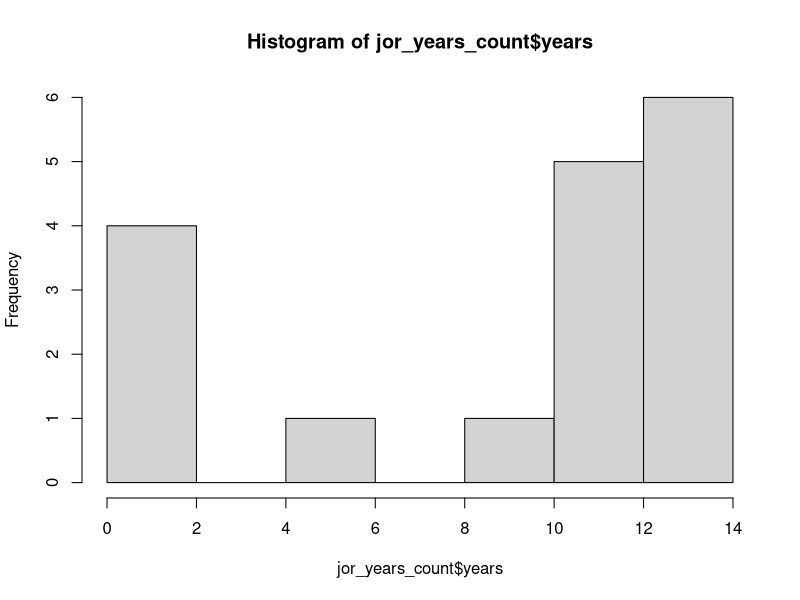
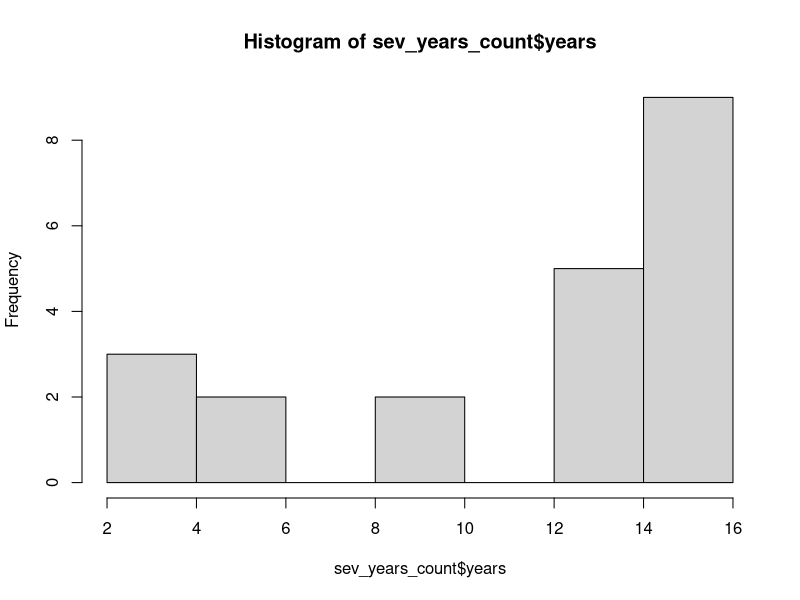
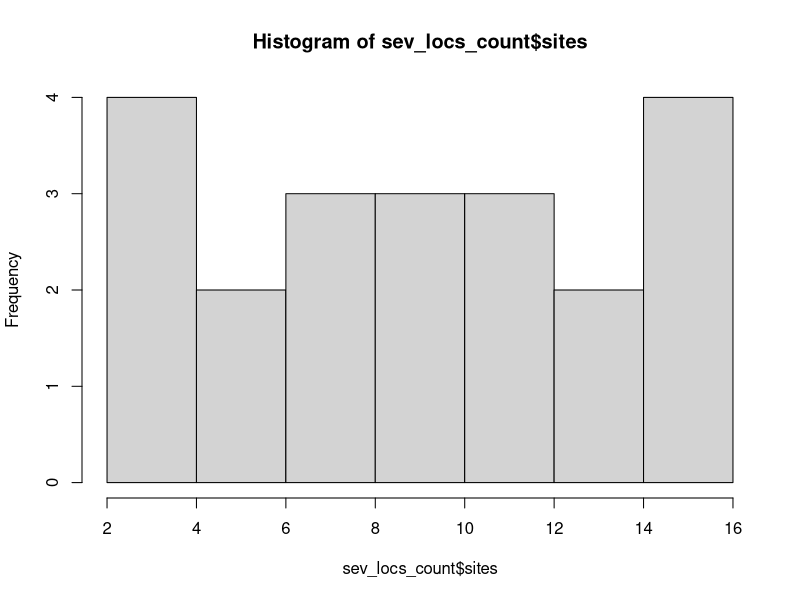
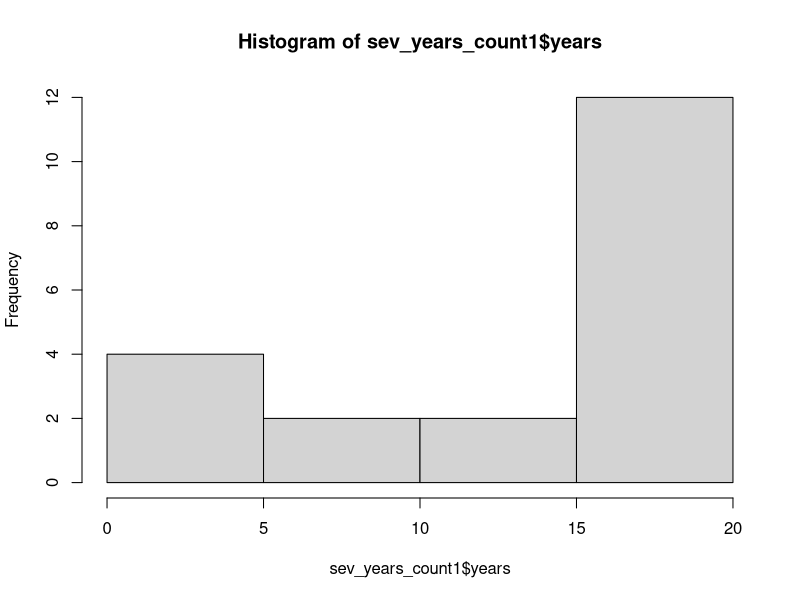
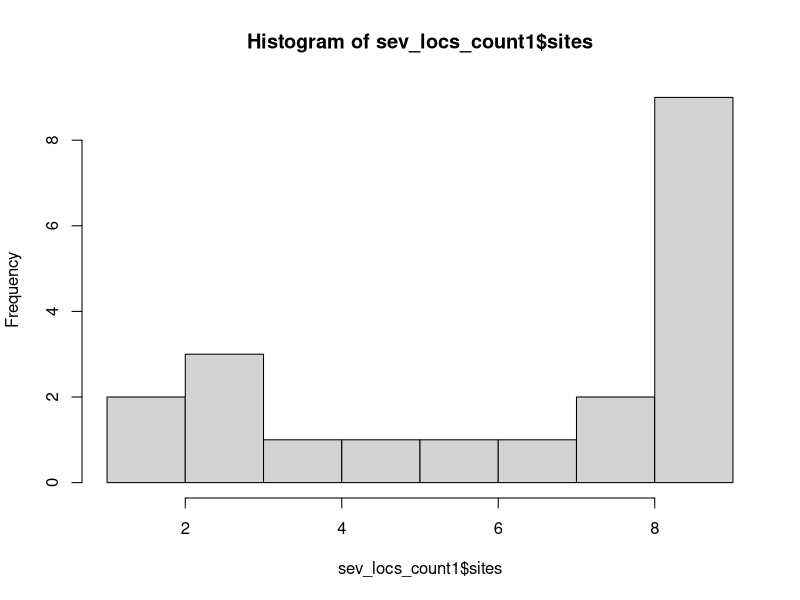
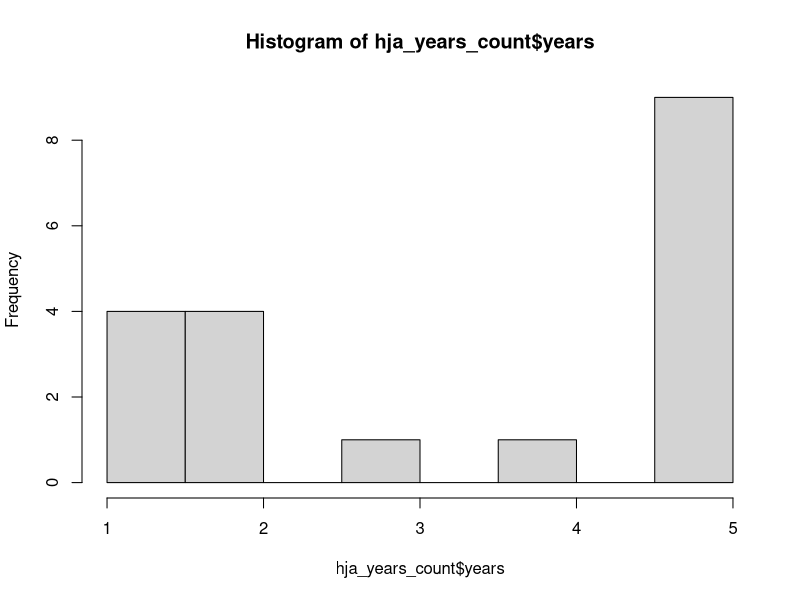
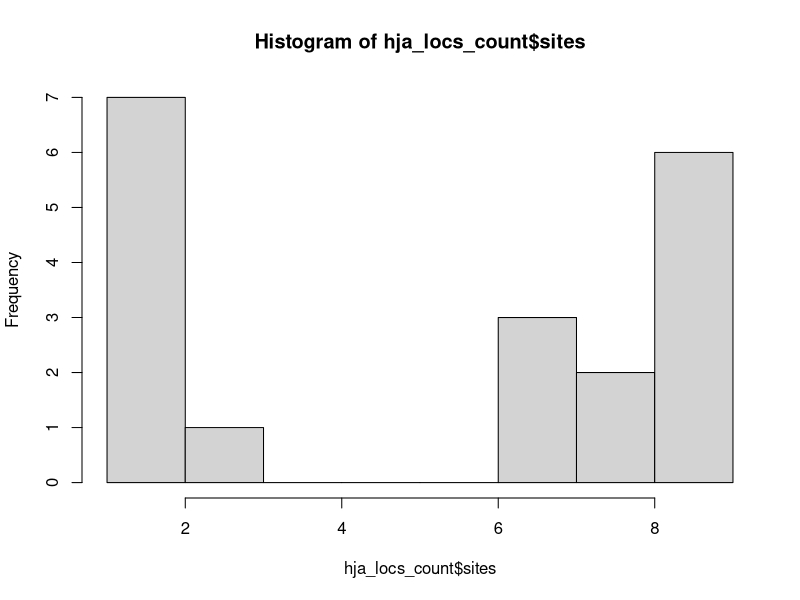
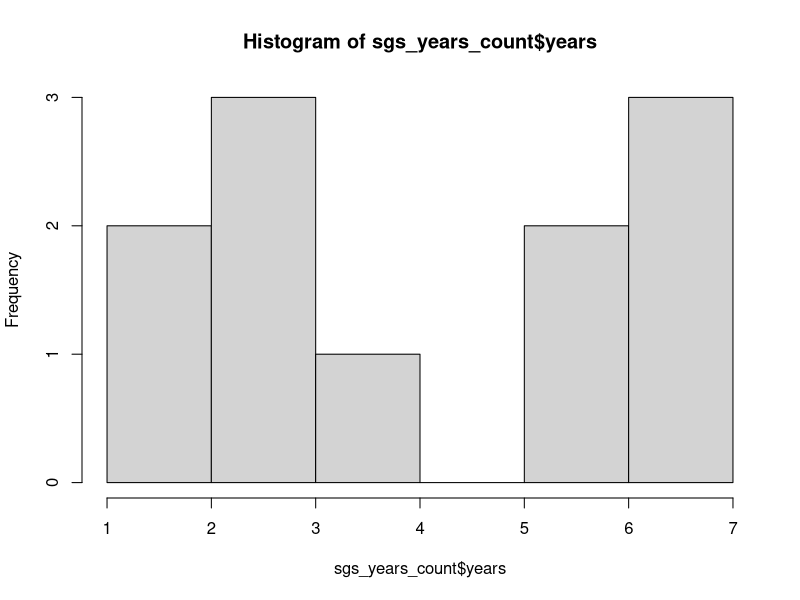

Generate these figures, in order, with R:
# Ellen Bledsoe
# starting Jan 19, 2016

# this code is to determine the number of species that fall into four different categories:
  # core(spatial) - core(temporal)
  # core(spatial) - transient
  # core(temporal) - satellite
  # transient - satellite

# libraries

library(dplyr)
library(tidyr)
library(ggplot2)

# helpful functions

core_or_sat <- function(rel_sites){
  # function determining whether species is core or satellite (spatial)
  if (rel_sites > 0.5){
    core_sat = 'core'
  } else {
    core_sat = 'sat'
  }
  return(core_sat)
}

core_or_trans <- function(rel_years){
  # function determining whether species is core or transient (temporal)
  if (rel_years > 0.5){
    core_trans = 'core'
  } else {
    core_trans = 'trans'
  }
  return(core_trans)
}

category_3x3 <- function(rel_sites, rel_years){
  if (rel_sites >= (2/3) & rel_years >= (2/3)){
    category = '1'
  } else if (rel_sites >= (2/3) & rel_years < (2/3) & rel_years > (1/3)){
    category = '2'
  } else if (rel_sites >= (2/3) & rel_years <= (1/3)){
    category = '3'
  } else if (rel_sites < (2/3) & rel_sites > (1/3) & rel_years >= (2/3)){
    category = '4'
  } else if (rel_sites < (2/3) & rel_sites > (1/3) & rel_years < (2/3) & rel_years > (1/3)){
    category = '5'
  } else if (rel_sites < (2/3) & rel_sites > (1/3) & rel_years <= (1/3)){
    category = '6'
  } else if (rel_sites <= (1/3) & rel_years >= (2/3)){
    category = '7'
  } else if (rel_sites <= (1/3) & rel_years < (2/3) & rel_years > (1/3)){
    category = '8'
  } else {
    category = '9'
  }
  return(category)
}

# read in files
jornada <- read.csv("data/jornada_rodents.csv", header = TRUE, na.strings = ".")
head(jornada)

sevilleta <- read.csv("data/sevilleta_sm_mrc.txt", header = TRUE)
head(sevilleta)

hj_andrews <- read.csv("data/hj_andrews.csv", header = TRUE)
head(hj_andrews)

shortgrass_steppe <- read.table("data/SGS_LTER_smammals.txt", header = TRUE, sep = "\t", na.strings = ".")
head(shortgrass_steppe)

# unique trap sessions
jor <- select(jornada, year, season, habitat) %>% 
       group_by(year, season, habitat) %>% 
       arrange(year, season, habitat)
jor_trap_sessions <- unique(jor)
jor_trap_sessions

sev <- select(sevilleta, year, season, location) %>% 
       group_by(year, season, location) %>% 
       arrange(year, season, location)
sev_trap_sessions <- unique(sev)
sev_trap_sessions

hja <- select(hj_andrews, YEAR, REPBLK, SUBPLOT) %>% 
       group_by(YEAR, REPBLK, SUBPLOT) %>% 
       arrange(YEAR, REPBLK, SUBPLOT) 
hja_trap_sessions <- unique(hja)
hja_trap_sessions

sgs <- select(shortgrass_steppe, YEAR, VEG, WEB) %>% 
  group_by(YEAR, VEG, WEB) %>% 
  arrange(YEAR, VEG, WEB) 
sgs_trap_sessions <- unique(sgs)
sgs_trap_sessions

### extracting the requisite data

# jornada
jor_data <- select(jornada, year, season, habitat, web, spp, recap) %>% 
            filter(recap != "Y", spp != "DIPO1", spp != "PERO1", spp != "NA") %>% 
            group_by(spp, year, season, habitat, web) %>% 
            arrange(spp, year, season, habitat, web) %>% 
            summarise(count = n())
# give each site a unique id
jor_data$site_ID <- paste(jor_data$habitat, jor_data$web, sep = "_")

### number of years in which species occur

jor_years <- select(jor_data, spp, year) %>% 
             group_by(spp, year) %>% 
             summarise(year_count = n())
jor_years_count <- select(jor_years, spp) %>% 
                   group_by(spp) %>% 
                   summarise(years = n())
# total years
total_years <- length(unique(jor_data$year))
# histogram of years
hist(jor_years_count$years)

# add column for relative number of years present
jor_years_count <- mutate(jor_years_count, rel_years = years/total_years)
jor_years_count

### number of locations in which species occur

jor_locs <- select(jor_data, spp, site_ID) %>% 
            group_by(spp, site_ID) %>% 
            summarise(site_count = n())
jor_locs_count <- select(jor_locs, spp) %>% 
                  group_by(spp) %>% 
                  summarise(sites = n())
# total locations
total_sites <- length(unique(jor_data$site_ID))

# add column for relative number of sites present
jor_locs_count <- mutate(jor_locs_count, rel_sites = sites/total_sites)

### combine all relevant data into one dataframe

jor_rel_data <- left_join(jor_years_count, jor_locs_count, by = "spp")

jor_rel_years_list <- as.list(jor_rel_data$rel_years)
jor_rel_sites_list <- as.list(jor_rel_data$rel_sites)
jor_rel_data$core_sat <- rapply(jor_rel_sites_list, core_or_sat)
jor_rel_data$core_trans <- rapply(jor_rel_years_list, core_or_trans)
jor_rel_data$category <- paste(jor_rel_data$core_sat, jor_rel_data$core_trans, sep = "_")
jor_rel_data$cat_3x3 <- mapply(category_3x3, jor_rel_data$rel_years, jor_rel_data$rel_sites)

jor_rel_data

### SEVILLETA ###

# sevilleta
sev_data <- select(sevilleta, year, season, location, web, species, recap) %>% 
            filter(recap != "y", species != "pgsp", species != "dipo", 
               species != "nesp", species != "onsp", species != "pesp", 
               species != "resp", species != "na", species != "pmsp", species != "spsp",
               year > 1991 & year < 2007, 
               location != "two22", location != "blugrama", location != "savanna") %>% 
            group_by(species, year, season, location, web) %>% 
            arrange(species, year, season, location, web) %>% 
            summarise(count = n())
# unique location ids
sev_data$site_ID <- paste(sev_data$location, sev_data$web, sep = "_")

sev_years <- select(sev_data, species, year) %>% 
  group_by(species, year) %>% 
  summarise(year_count = n())
sev_years_count <- select(sev_years, species) %>% 
  group_by(species) %>% 
  summarise(years = n())
# total years
total_years_sev <- length(unique(sev_data$year))
# histogram of years
hist(sev_years_count$years)

# add column for relative number of years present
sev_years_count <- mutate(sev_years_count, rel_years = years/total_years_sev)
sev_years_count

### number of locations in which species occur

sev_locs <- select(sev_data, species, site_ID) %>% 
  group_by(species, site_ID) %>%
  summarise(site_count = n())
sev_locs_count <- select(sev_locs, species) %>% 
  group_by(species) %>% 
  summarise(sites = n())
# total locations
total_sites_sev <- length(unique(sev_data$site_ID))
total_sites_sev
# histogram of site frequency
hist(sev_locs_count$sites)

# add column for relative number of sites present
sev_locs_count <- mutate(sev_locs_count, rel_sites = sites/total_sites_sev)

# combine all relevant data into one dataframe

sev_rel_data <- left_join(sev_years_count, sev_locs_count, by = "species")

rel_years_list <- as.list(sev_rel_data$rel_years)
rel_sites_list <- as.list(sev_rel_data$rel_sites)
sev_rel_data$core_sat <- rapply(rel_sites_list, core_or_sat)
sev_rel_data$core_trans <- rapply(rel_years_list, core_or_trans)
sev_rel_data$category <- paste(sev_rel_data$core_sat, sev_rel_data$core_trans, sep = "_")
sev_rel_data$cat_3x3 <- mapply(category_3x3, sev_rel_data$rel_years, sev_rel_data$rel_sites)

sev_rel_data

### different time frame and sites
sev_data1 <- select(sevilleta, year, season, location, web, species, recap) %>% 
             filter(recap != "y", species != "pgsp", species != "dipo", 
                    species != "nesp", species != "onsp", species != "pesp", 
                    species != "resp", species != "na", species != "pmsp", species != "spsp", 
                    year < 2009, location != "two22", location != "blugrama", 
                    location != "savanna", location != "goatdraw", location != "rsgrass") %>% 
             group_by(species, year, season, location, web) %>% 
             arrange(species, year, season, location, web) %>% 
             summarise(count = n())
# unique location ids
sev_data1$site_ID <- paste(sev_data1$location, sev_data1$web, sep = "_")
sev_data1

sev_years1 <- select(sev_data1, species, year) %>% 
  group_by(species, year) %>% 
  summarise(year_count = n())
sev_years_count1 <- select(sev_years1, species) %>% 
  group_by(species) %>% 
  summarise(years = n())
# total years
total_years_sev1 <- length(unique(sev_data1$year))
# histogram of years
hist(sev_years_count1$years)

# add column for relative number of years present
sev_years_count1 <- mutate(sev_years_count1, rel_years = years/total_years_sev1)
sev_years_count1

# number of locations in which species occur

sev_locs1 <- select(sev_data1, species, site_ID) %>% 
  group_by(species, site_ID) %>%
  summarise(site_count = n())
sev_locs_count1 <- select(sev_locs1, species) %>% 
  group_by(species) %>% 
  summarise(sites = n())
# total locations
total_sites_sev1 <- length(unique(sev_data1$site_ID))
total_sites_sev1
# histogram of site frequency
hist(sev_locs_count1$sites)

# add column for relative number of sites present
sev_locs_count1 <- mutate(sev_locs_count1, rel_sites = sites/total_sites_sev1)

# combine all relevant data into one dataframe

sev_rel_data1 <- left_join(sev_years_count1, sev_locs_count1, by = "species")

rel_years_list <- as.list(sev_rel_data1$rel_years)
rel_sites_list <- as.list(sev_rel_data1$rel_sites)
sev_rel_data1$core_sat <- rapply(rel_sites_list, core_or_sat)
sev_rel_data1$core_trans <- rapply(rel_years_list, core_or_trans)
sev_rel_data1$category <- paste(sev_rel_data1$core_sat, sev_rel_data1$core_trans, sep = "_")
sev_rel_data1$cat_3x3 <- mapply(category_3x3, sev_rel_data1$rel_years, sev_rel_data1$rel_sites)

sev_rel_data1

### HJ Andrews ###

# hj andrews
hja_data <- select(hj_andrews, YEAR, REPBLK, SUBPLOT, SPECIES) %>% 
  filter(SPECIES != 'UNKN') %>% 
  group_by(SPECIES, YEAR, REPBLK, SUBPLOT) %>% 
  arrange(SPECIES, YEAR, REPBLK, SUBPLOT) %>% 
  summarise(count = n())
# unique location ids
hja_data$site_ID <- paste(hja_data$REPBLK, hja_data$SUBPLOT, sep = "_")

hja_years <- select(hja_data, SPECIES, YEAR) %>% 
  group_by(SPECIES, YEAR) %>% 
  summarise(year_count = n())
hja_years_count <- select(hja_years, SPECIES) %>% 
  group_by(SPECIES) %>% 
  summarise(years = n())
# total years
total_years_hja <- length(unique(hja_data$YEAR))
# histogram of years
hist(hja_years_count$years)

# add column for relative number of years present
hja_years_count <- mutate(hja_years_count, rel_years = years/total_years_hja)
hja_years_count

### number of locations in which species occur

hja_locs <- select(hja_data, SPECIES, site_ID) %>% 
  group_by(SPECIES, site_ID) %>%
  summarise(site_count = n())
hja_locs_count <- select(hja_locs, SPECIES) %>% 
  group_by(SPECIES) %>% 
  summarise(sites = n())
# total locations
total_sites_hja <- length(unique(hja_data$site_ID))
total_sites_hja
# histogram of site frequency
hist(hja_locs_count$sites)

# add column for relative number of sites present
hja_locs_count <- mutate(hja_locs_count, rel_sites = sites/total_sites_hja)

# combine all relevant data into one dataframe

hja_rel_data <- left_join(hja_years_count, hja_locs_count, by = "SPECIES")

hja_rel_years_list <- as.list(hja_rel_data$rel_years)
hja_rel_sites_list <- as.list(hja_rel_data$rel_sites)
hja_rel_data$core_sat <- rapply(hja_rel_sites_list, core_or_sat)
hja_rel_data$core_trans <- rapply(hja_rel_years_list, core_or_trans)
hja_rel_data$category_2x2 <- paste(hja_rel_data$core_sat, hja_rel_data$core_trans, sep = "_")
hja_rel_data$cat_3x3 <- mapply(category_3x3, hja_rel_data$rel_years, hja_rel_data$rel_sites)
hja_rel_data

### Shortgrass Steppe ###

sgs_species <- select(shortgrass_steppe, SPP)
sgs_species <- unique(sgs_species)

# sgs
sgs_data <- select(shortgrass_steppe, YEAR, VEG, WEB, SPP) %>% 
  filter(SPP != 'NA') %>% 
  group_by(SPP, YEAR, VEG, WEB) %>% 
  arrange(SPP, YEAR, VEG, WEB) %>% 
  summarise(count = n())
# unique location ids
sgs_data$site_ID <- paste(sgs_data$VEG, sgs_data$WEB, sep = "_")

sgs_years <- select(sgs_data, SPP, YEAR) %>% 
  group_by(SPP, YEAR) %>% 
  summarise(year_count = n())
sgs_years_count <- select(sgs_years, SPP) %>% 
  group_by(SPP) %>% 
  summarise(years = n())
# total years
total_years_sgs <- length(unique(sgs_data$YEAR))
# histogram of years
hist(sgs_years_count$years)

# add column for relative number of years present
sgs_years_count <- mutate(sgs_years_count, rel_years = years/total_years_sgs)
sgs_years_count

### number of locations in which species occur

sgs_locs <- select(sgs_data, SPP, site_ID) %>% 
  group_by(SPP, site_ID) %>%
  summarise(site_count = n())
sgs_locs_count <- select(sgs_locs, SPP) %>% 
  group_by(SPP) %>% 
  summarise(sites = n())
# total locations
total_sites_sgs <- length(unique(sgs_data$site_ID))
total_sites_sgs
# histogram of site frequency
hist(sgs_locs_count$sites)

# add column for relative number of sites present
sgs_locs_count <- mutate(sgs_locs_count, rel_sites = sites/total_sites_sgs)

# combine all relevant data into one dataframe

sgs_rel_data <- left_join(sgs_years_count, sgs_locs_count, by = "SPP")

sgs_rel_years_list <- as.list(sgs_rel_data$rel_years)
sgs_rel_sites_list <- as.list(sgs_rel_data$rel_sites)
sgs_rel_data$core_sat <- rapply(sgs_rel_sites_list, core_or_sat)
sgs_rel_data$core_trans <- rapply(sgs_rel_years_list, core_or_trans)
sgs_rel_data$category_2x2 <- paste(sgs_rel_data$core_sat, sgs_rel_data$core_trans, sep = "_")
sgs_rel_data$cat_3x3 <- mapply(category_3x3, sgs_rel_data$rel_years, sgs_rel_data$rel_sites)
sgs_rel_data

###

hja_rel_data
sev_rel_data1
sev_rel_data
sgs_rel_data
jor_rel_data

### combine and graph
colnames(jor_rel_data)[1] <- "species"
colnames(hja_rel_data)[1] <- "species"
colnames(sev_rel_data)[1] <- "species"
colnames(sev_rel_data1)[1] <- "species"
colnames(sgs_rel_data)[1] <- "species"

colnames(jor_rel_data)[8] <- "cat_2x2"
colnames(hja_rel_data)[8] <- "cat_2x2"
colnames(sev_rel_data)[8] <- "cat_2x2"
colnames(sev_rel_data1)[8] <- "cat_2x2"
colnames(sgs_rel_data)[8] <- "cat_2x2"

jor_rel_data$dataset <- "jor"
hja_rel_data$dataset <- "hja"
sev_rel_data1$dataset <- "sev1"
sev_rel_data$dataset <- "sev"
sgs_rel_data$dataset <- "sgs"

all_data <- bind_rows(hja_rel_data, sev_rel_data1, sgs_rel_data, jor_rel_data)
head(all_data)

plot(all_data$rel_years ~ all_data$rel_sites)

ggplot(all_data, aes(x = rel_sites, y = rel_years)) +
  geom_point(aes(color = dataset), size = 3) +
  xlab("Relative Number of Sites Occupied") + 
  ylab("Relative Number of Years Present") +
  ggtitle("Rel. Years (overall) ~ Rel. Sites (overall)") +
  theme(panel.background = element_blank(), 
        axis.line = element_line(colour = "black"), 
        panel.grid.major = element_line(colour = "light gray"))
ggsave(file = "all_broad_yr_site.png", width = 6, height = 5)

### Try relative number of sites per year---keep years intact 
  # overall years, parsing space by time

## jornada

jor_data1 <- select(jornada, year, season, habitat, web, spp, recap) %>% 
             filter(recap != "Y", spp != "DIPO1", spp != "PERO1", spp != "NA") %>% 
             group_by(spp, year, season, habitat, web) %>% 
             arrange(spp, year, season, habitat, web)

# give each site a unique id
jor_data1$site_ID <- paste(jor_data1$habitat, jor_data1$web, sep = "_")

jor_sites_by_year <- select(jor_data1, year, spp, site_ID) %>% 
                 group_by(year, spp) %>% 
                 summarise(site_by_year = n_distinct(site_ID))

# total years
jor_total_sites <- length(unique(jor_data1$site_ID))

# add column for relative number of sites per year
jor_rel_sites_by_year <- mutate(jor_sites_by_year, rel_sites_by_year = site_by_year/jor_total_sites)
jor_rel_sites_by_year

# average relative sites per year by species
jor_sites_year_species <- jor_rel_sites_by_year %>% 
                          group_by(spp) %>% 
                          summarize(mean_rel_sites = mean(rel_sites_by_year))
jor_sites_year_species
colnames(jor_sites_year_species)[1] <- "species"
colnames(jor_rel_data)[1] <- "species"
jor_rel_data_plus <- inner_join(jor_rel_data, jor_sites_year_species, by = "species")
jor_rel_data_plus
hist(jor_rel_data_plus$rel_sites)
hist(jor_rel_data_plus$mean_rel_sites)
plot(jor_rel_data_plus$rel_years ~ jor_rel_data_plus$mean_rel_sites)

## sevilleta

sev_data1_1 <- select(sevilleta, year, season, location, web, species, recap) %>% 
  filter(recap != "y", species != "pgsp", species != "dipo", 
         species != "nesp", species != "onsp", species != "pesp", 
         species != "resp", species != "na", species != "pmsp", species != "spsp", 
         year < 2009, location != "two22", location != "blugrama", 
         location != "savanna", location != "goatdraw") %>% 
  group_by(species, year, season, location, web) %>% 
  arrange(species, year, season, location, web) 
  
# unique location ids
sev_data1_1$site_ID <- paste(sev_data1_1$location, sev_data1_1$web, sep = "_")
sev_data1_1

sev_sites_by_year <- select(sev_data1_1, year, species, site_ID) %>% 
  group_by(year, species) %>% 
  summarise(site_by_year = n_distinct(site_ID))

# total years
sev_total_sites <- length(unique(sev_data1_1$site_ID))

# add column for relative number of sites per year
sev_rel_sites_by_year <- mutate(sev_sites_by_year, rel_sites_by_year = site_by_year/sev_total_sites)
sev_rel_sites_by_year

# average relative sites per year by species
sev_sites_year_species <- sev_rel_sites_by_year %>% 
  group_by(species) %>% 
  summarize(mean_rel_sites = mean(rel_sites_by_year))
sev_sites_year_species
colnames(sev_sites_year_species)[1] <- "species"
sev_rel_data_plus <- inner_join(sev_rel_data, sev_sites_year_species, by = "species")
sev_rel_data_plus
plot(sev_rel_data_plus$rel_years ~ sev_rel_data_plus$mean_rel_sites)

## hj andrews

hja_data1 <- select(hj_andrews, YEAR, REPBLK, SUBPLOT, SPECIES) %>% 
  filter(SPECIES != 'UNKN') %>% 
  group_by(SPECIES, YEAR, REPBLK, SUBPLOT) %>% 
  arrange(SPECIES, YEAR, REPBLK, SUBPLOT) 
 
# unique location ids
hja_data1$site_ID <- paste(hja_data1$REPBLK, hja_data1$SUBPLOT, sep = "_")

hja_sites_by_year <- select(hja_data1, YEAR, SPECIES, site_ID) %>% 
  group_by(YEAR, SPECIES) %>% 
  summarise(site_by_year = n_distinct(site_ID))

# total years
hja_total_sites <- length(unique(hja_data1$site_ID))

# add column for relative number of sites per year
hja_rel_sites_by_year <- mutate(hja_sites_by_year, rel_sites_by_year = site_by_year/hja_total_sites)
hja_rel_sites_by_year

# average relative sites per year by species
hja_sites_year_species <- hja_rel_sites_by_year %>% 
                          group_by(SPECIES) %>% 
                          summarize(mean_rel_sites = mean(rel_sites_by_year))
hja_sites_year_species
colnames(hja_sites_year_species)[1] <- "species"
hja_rel_data_plus <- inner_join(hja_rel_data, hja_sites_year_species, by = "species")
hja_rel_data_plus
plot(hja_rel_data_plus$rel_years ~ hja_rel_data_plus$mean_rel_sites)

## shortgrass steppe

sgs_data1 <- select(shortgrass_steppe, YEAR, VEG, WEB, SPP) %>% 
            filter(SPP != 'NA') %>% 
            group_by(SPP, YEAR, VEG, WEB) %>% 
            arrange(SPP, YEAR, VEG, WEB)

# unique location ids
sgs_data1$site_ID <- paste(sgs_data1$VEG, sgs_data1$WEB, sep = "_")

sgs_sites_by_year <- select(sgs_data1, YEAR, SPP, site_ID) %>% 
  group_by(YEAR, SPP) %>% 
  summarise(site_by_year = n_distinct(site_ID))

# total years
sgs_total_sites <- length(unique(sgs_data1$site_ID))

# add column for relative number of sites per year
sgs_rel_sites_by_year <- mutate(sgs_sites_by_year, rel_sites_by_year = site_by_year/sgs_total_sites)
sgs_rel_sites_by_year

# average relative sites per year by species
sgs_sites_year_species <- sgs_rel_sites_by_year %>% 
  group_by(SPP) %>% 
  summarize(mean_rel_sites = mean(rel_sites_by_year))
sgs_sites_year_species
colnames(sgs_sites_year_species)[1] <- "species"
sgs_rel_data_plus <- inner_join(sgs_rel_data, sgs_sites_year_species, by = "species")
sgs_rel_data_plus
plot(sgs_rel_data_plus$rel_years ~ sgs_rel_data_plus$mean_rel_sites)

## combine everything

all_data_plus <- bind_rows(hja_rel_data_plus, sev_rel_data_plus, sgs_rel_data_plus, jor_rel_data_plus)
head(all_data_plus)

plot(all_data_plus$rel_years ~ all_data_plus$mean_rel_sites)

ggplot(all_data_plus, aes(x = mean_rel_sites, y = rel_years)) +
  geom_point(aes(color = dataset), size = 3) +
  xlab("Relative Number of Sites Occupied Per Year") + 
  ylab("Relative Number of Years Present") +
  ggtitle("Rel. Years (overall) ~ Rel. Sites (per year)") +
  theme(panel.background = element_blank(), 
        axis.line = element_line(colour = "black"), 
        panel.grid.major = element_line(colour = "light gray"))
ggsave(file = "all_mean_rel_site.png", width = 6, height = 5)

### Try relative number of years per site---keep sites intact 
  # overall sites, parsing space by time

## jornada

jor_data1 <- select(jornada, year, season, habitat, web, spp, recap) %>% 
             filter(recap != "Y", spp != "DIPO1", spp != "PERO1", spp != "NA") %>% 
             group_by(spp, year, season, habitat, web) %>% 
             arrange(spp, year, season, habitat, web)

# give each site a unique id
jor_data1$site_ID <- paste(jor_data1$habitat, jor_data1$web, sep = "_")

jor_years_by_site <- select(jor_data1, year, spp, site_ID) %>% 
                     group_by(site_ID, spp) %>% 
                     summarise(years_by_site = n_distinct(year))

# total years
jor_total_years <- length(unique(jor_data1$year))
jor_total_years

# add column for relative number of sites per year
jor_rel_years_by_site <- mutate(jor_years_by_site, rel_years_by_site = years_by_site/jor_total_years)
jor_rel_years_by_site

# average relative sites per year by species
jor_years_site_species <- jor_rel_years_by_site %>% 
                          group_by(spp) %>% 
                          summarize(mean_rel_years = mean(rel_years_by_site))
jor_years_site_species
colnames(jor_years_site_species)[1] <- "species"
jor_rel_data_3 <- inner_join(jor_rel_data_plus, jor_years_site_species, by = "species")
jor_rel_data_3

plot(jor_rel_data_3$mean_rel_years ~ jor_rel_data_3$rel_sites)
plot(jor_rel_data_3$mean_rel_years ~ jor_rel_data_3$mean_rel_sites)

## sevilleta

sev_data1_1 <- select(sevilleta, year, season, location, web, species, recap) %>% 
  filter(recap != "y", species != "pgsp", species != "dipo", 
         species != "nesp", species != "onsp", species != "pesp", 
         species != "resp", species != "na", species != "pmsp", species != "spsp", 
         year < 2009, location != "two22", location != "blugrama", 
         location != "savanna", location != "goatdraw") %>% 
  group_by(species, year, season, location, web) %>% 
  arrange(species, year, season, location, web) 

# unique location ids
sev_data1_1$site_ID <- paste(sev_data1_1$location, sev_data1_1$web, sep = "_")
sev_data1_1

sev_years_by_site <- select(sev_data1_1, year, species, site_ID) %>% 
  group_by(site_ID, species) %>% 
  summarise(years_by_site = n_distinct(year))

# total years
sev_total_years <- length(unique(sev_data1_1$year))
sev_total_years

# add column for relative number of sites per year
sev_rel_years_by_site <- mutate(sev_years_by_site, rel_years_by_site = years_by_site/sev_total_years)
sev_rel_years_by_site

# average relative sites per year by species
sev_years_site_species <- sev_rel_years_by_site %>% 
                          group_by(species) %>% 
                          summarize(mean_rel_years = mean(rel_years_by_site))
sev_years_site_species
colnames(sev_years_site_species)[1] <- "species"
sev_rel_data_3 <- inner_join(sev_rel_data_plus, sev_years_site_species, by = "species")
sev_rel_data_3

plot(sev_rel_data_3$mean_rel_years ~ sev_rel_data_3$rel_sites)
plot(sev_rel_data_3$mean_rel_years ~ sev_rel_data_3$mean_rel_sites)

## hj andrews

hja_data1 <- select(hj_andrews, YEAR, REPBLK, SUBPLOT, SPECIES) %>% 
  filter(SPECIES != 'UNKN') %>% 
  group_by(SPECIES, YEAR, REPBLK, SUBPLOT) %>% 
  arrange(SPECIES, YEAR, REPBLK, SUBPLOT) 

# unique location ids
hja_data1$site_ID <- paste(hja_data1$REPBLK, hja_data1$SUBPLOT, sep = "_")

hja_years_by_site <- select(hja_data1, YEAR, SPECIES, site_ID) %>% 
  group_by(site_ID, SPECIES) %>% 
  summarise(years_by_site = n_distinct(YEAR))

# total years
hja_total_years <- length(unique(hja_data1$YEAR))
hja_total_years

# add column for relative number of sites per year
hja_rel_years_by_site <- mutate(hja_years_by_site, rel_years_by_site = years_by_site/hja_total_years)
hja_rel_years_by_site

# average relative sites per year by species
hja_years_site_species <- hja_rel_years_by_site %>% 
                          group_by(SPECIES) %>% 
                          summarize(mean_rel_years = mean(rel_years_by_site))
hja_years_site_species
colnames(hja_years_site_species)[1] <- "species"
hja_rel_data_3 <- inner_join(hja_rel_data_plus, hja_years_site_species, by = "species")
hja_rel_data_3

plot(hja_rel_data_3$mean_rel_years ~ hja_rel_data_3$rel_sites)
plot(hja_rel_data_3$mean_rel_years ~ hja_rel_data_3$mean_rel_sites)

## shortgrass steppe

sgs_data1 <- select(shortgrass_steppe, YEAR, VEG, WEB, SPP) %>% 
  filter(SPP != 'NA') %>% 
  group_by(SPP, YEAR, VEG, WEB) %>% 
  arrange(SPP, YEAR, VEG, WEB)

# unique location ids
sgs_data1$site_ID <- paste(sgs_data1$VEG, sgs_data1$WEB, sep = "_")

sgs_years_by_site <- select(sgs_data1, YEAR, SPP, site_ID) %>% 
                     group_by(site_ID, SPP) %>% 
                     summarise(years_by_site = n_distinct(YEAR))

# total years
sgs_total_years <- length(unique(sgs_data1$YEAR))
sgs_total_years

# add column for relative number of sites per year
sgs_rel_years_by_site <- mutate(sgs_years_by_site, rel_years_by_site = years_by_site/sgs_total_years)
sgs_rel_years_by_site

# average relative sites per year by species
sgs_years_site_species <- sgs_rel_years_by_site %>% 
                          group_by(SPP) %>% 
                          summarize(mean_rel_years = mean(rel_years_by_site))
sgs_years_site_species
colnames(sgs_years_site_species)[1] <- "species"
sgs_rel_data_3 <- inner_join(sgs_rel_data_plus, sgs_years_site_species, by = "species")
sgs_rel_data_3

plot(sgs_rel_data_3$mean_rel_years ~ sgs_rel_data_3$rel_sites)
plot(sgs_rel_data_3$mean_rel_years ~ sgs_rel_data_3$mean_rel_sites)

## combine everything

all_data_3 <- bind_rows(hja_rel_data_3, sev_rel_data_3, sgs_rel_data_3, jor_rel_data_3)
head(all_data_3)

ggplot(all_data_3, aes(x = rel_sites, y = mean_rel_years)) +
  geom_point(aes(color = dataset), size = 3) +
  xlab("Relative Number of Sites Occupied") + 
  ylab("Relative Number of Years Present Per Site") +
  ggtitle("Rel. Years (per site) ~ Rel. Sites (overall)") +
  theme(panel.background = element_blank(), 
        axis.line = element_line(colour = "black"), 
        panel.grid.major = element_line(colour = "light gray"))
ggsave(file = "all_mean_rel_year.png", width = 6, height = 5)

ggplot(all_data_3, aes(x = mean_rel_sites, y = mean_rel_years)) +
  geom_point(aes(color = dataset), size = 3) +
  xlab("Relative Number of Sites Occupied Per Year") + 
  ylab("Relative Number of Years Present Per Site") +
  ggtitle("Rel. Years (per site) ~ Rel. Sites (per year)") +
  theme(panel.background = element_blank(), 
        axis.line = element_line(colour = "black"), 
        panel.grid.major = element_line(colour = "light gray"))
ggsave(file = "all_mean_rel_year&site.png", width = 6, height = 5)

